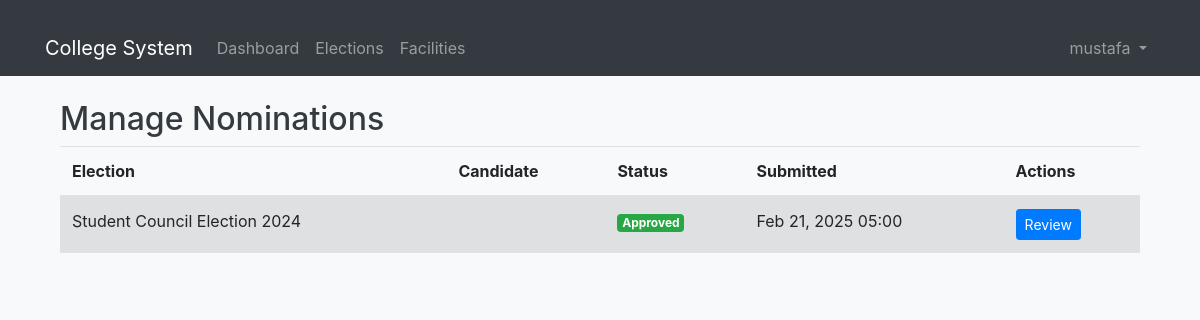
Page /elections/nominations/manage/ (signed in) on the committed database.
### accounts/models.py (models this page shows, shortened)
class User(AbstractUser):
    ROLES = (
        ('student', 'Student'),
        ('faculty', 'Faculty'),
        ('admin', 'Administrator'),
        ('staff', 'Staff')  # Added staff role
    )
    DEPARTMENTS = (
        ('cs', 'Computer Science'),
        ('it', 'Information Technology'),
        ('ec', 'Electronics & Communication'),
        ('me', 'Mechanical Engineering'),
        ('ce', 'Civil Engineering'),
        ('admin', 'Administration')
    )
    role = models.CharField(max_length=20, choices=ROLES)
    department = models.CharField(max_length=100, choices=DEPARTMENTS)
    student_id = models.CharField(max_length=20, blank=True, null=True)
    phone = models.CharField(max_length=15)
    profile_picture = models.ImageField(upload_to='profile_pics/', blank=True, null=True)
    bio = models.TextField(max_length=500, blank=True)
    date_of_birth = models.DateField(null=True, blank=True)
    address = models.TextField(blank=True)
    emergency_contact = models.CharField(max_length=15, blank=True)
    linkedin_profile = models.URLField(max_length=200, blank=True)
    github_profile = models.URLField(max_length=200, blank=True)
    groups = models.ManyToManyField(
        'auth.Group',
        related_name='custom_user_set',
        blank=True,
        help_text='The groups this user belongs to.',
        verbose_name='groups',
    )
    user_permissions = models.ManyToManyField(
        'auth.Permission',
        related_name='custom_user_set',
        blank=True,
        help_text='Specific permissions for this user.',
        verbose_name='user permissions',
    )
    health_requests = models.TextField(blank=True)  # Field to store health requests
    leave_requests = models.TextField(blank=True)    # Field to store leave requests
    class Meta:
        permissions = [
            ("can_view_dashboard", "Can view dashboard"),
            ("can_manage_elections", "Can manage elections"),
            ("can_manage_facilities", "Can manage facilities"),
            ("can_handle_complaints", "Can handle complaints"),
        ]

### elections/models.py (models this page shows, shortened)
class Nomination(models.Model):
    STATUS_CHOICES = (
        ('pending', 'Pending'),
        ('approved', 'Approved'),
        ('rejected', 'Rejected')
    )
    user = models.ForeignKey('accounts.User', on_delete=models.CASCADE)
    election = models.ForeignKey(Election, on_delete=models.CASCADE)
    manifesto = models.TextField()
    experience = models.TextField(blank=True)
    achievements = models.TextField(blank=True)
    status = models.CharField(max_length=20, choices=STATUS_CHOICES, default='pending')
    created_at = models.DateTimeField(auto_now_add=True)
    admin_remarks = models.TextField(blank=True, null=True)
    class Meta:
        unique_together = ('user', 'election')

class Election(models.Model):
    title = models.CharField(max_length=200)
    description = models.TextField()
    start_date = models.DateTimeField()
    end_date = models.DateTimeField()
    is_active = models.BooleanField(default=True)
    created_at = models.DateTimeField(default=timezone.now)
    nomination_end_date = models.DateTimeField(default=timezone.now)

### elections/views.py (the view)
# urls.py: path('nominations/manage/', views.manage_nominations, name='manage_nominations'),
@login_required
def manage_nominations(request):
    if not request.user.is_staff:
        messages.error(request, "You don't have permission to manage nominations.")
        return redirect('elections:list')
    nominations = Nomination.objects.all().order_by('-created_at')
    return render(request, 'elections/manage_nominations.html', {
        'nominations': nominations
    })

### elections/templatetags/election_tags.py (called while the page is built)
@register.filter
def get_status_color(status):
    colors = {
        'pending': 'warning',
        'approved': 'success',
        'rejected': 'danger'
    }
    return colors.get(status, 'secondary')

### elections/templates/elections/manage_nominations.html (shortened to what this page needs)
{% extends 'base.html' %}
{% load election_tags %}
{% block content %}
<div class="container mt-4">
    <h2>Manage Nominations</h2>
    {% if nominations %}
        <div class="table-responsive">
            <table class="table table-striped">
                <thead>
                    <tr>
                        <th>Election</th>
                        <th>Candidate</th>
                        <th>Status</th>
                        <th>Submitted</th>
                        <th>Actions</th>
                    </tr>
                </thead>
                <tbody>
                    {% for nomination in nominations %}
                    <tr>
                        <td>{{ nomination.election.title }}</td>
                        <td>{{ nomination.user.get_full_name }}</td>
                        <td>
                            <span class="badge bg-{{ nomination.status|get_status_color }}">
                                {{ nomination.get_status_display }}
                            </span>
                        </td>
                        <td>{{ nomination.created_at|date:"M d, Y H:i" }}</td>
                        <td>
                            <a href="{% url 'elections:review_nomination' nomination.id %}"
                               class="btn btn-primary btn-sm">Review</a>
                        </td>
                    </tr>
                    {% endfor %}
                </tbody>
            </table>
        </div>
    {% else %}
        <p>No nominations to review.</p>
    {% endif %}
</div>
{% endblock %}

### templates/base.html (shortened to what this page needs)
{% load static %}
<!DOCTYPE html>
<html lang="en">
<head>
    <link href="https://cdn.jsdelivr.net/npm/bootstrap@5.1.3/dist/css/bootstrap.min.css" rel="stylesheet">
    <link href="https://stackpath.bootstrapcdn.com/bootstrap/4.5.2/css/bootstrap.min.css" rel="stylesheet">
    <link rel="stylesheet" href="{% static 'css/styles.css' %}">
    <link rel="stylesheet" href="https://cdnjs.cloudflare.com/ajax/libs/font-awesome/6.0.0-beta3/css/all.min.css">
    <link rel="stylesheet" href="https://cdnjs.cloudflare.com/ajax/libs/sweetalert/1.1.3/sweetalert.min.css">
</head>
<body>
    <nav class="navbar navbar-expand-lg navbar-dark bg-dark">
        <div class="container">
            <a class="navbar-brand" href="{% url 'accounts:dashboard' %}">College System</a>
            <div class="collapse navbar-collapse" id="navbarNav">
                {% if user.is_authenticated %}
                    <ul class="navbar-nav me-auto">
                        <li class="nav-item">
                            <a class="nav-link" href="{% url 'accounts:dashboard' %}">Dashboard</a>
                        </li>
                        <li class="nav-item">
                            <a class="nav-link" href="{% url 'elections:list' %}">Elections</a>
                        </li>
                        <li class="nav-item">
                            <a class="nav-link" href="{% url 'facilities:facility_list' %}">Facilities</a>
                        </li>
                    </ul>
                    <ul class="navbar-nav">
                        <li class="nav-item dropdown">
                            <a class="nav-link dropdown-toggle" href="#" id="navbarDropdown" role="button" data-bs-toggle="dropdown">
                                {{ user.get_full_name|default:user.username }}
                            </a>
                        </li>
                    </ul>
                {% endif %}
            </div>
        </div>
    </nav>
    <div class="container mt-4">
        {% block content %}{% endblock %}
    </div>
</body>
</html>

### static/css/styles.css (style rules this page uses)
body { background-color: #f8f9fa; }
h2, h3 { color: #343a40; }
.btn-primary { background-color: #007bff; border-color: #007bff; }
.container { margin-top: 20px; }
.badge { animation: breathing 1.5s infinite; }

### rows in the picture
User: get_full_name "mustafa"
Nomination: election "Student Council Election 2024", status "Approved", created_at "Feb 21, 2025 05:00"
